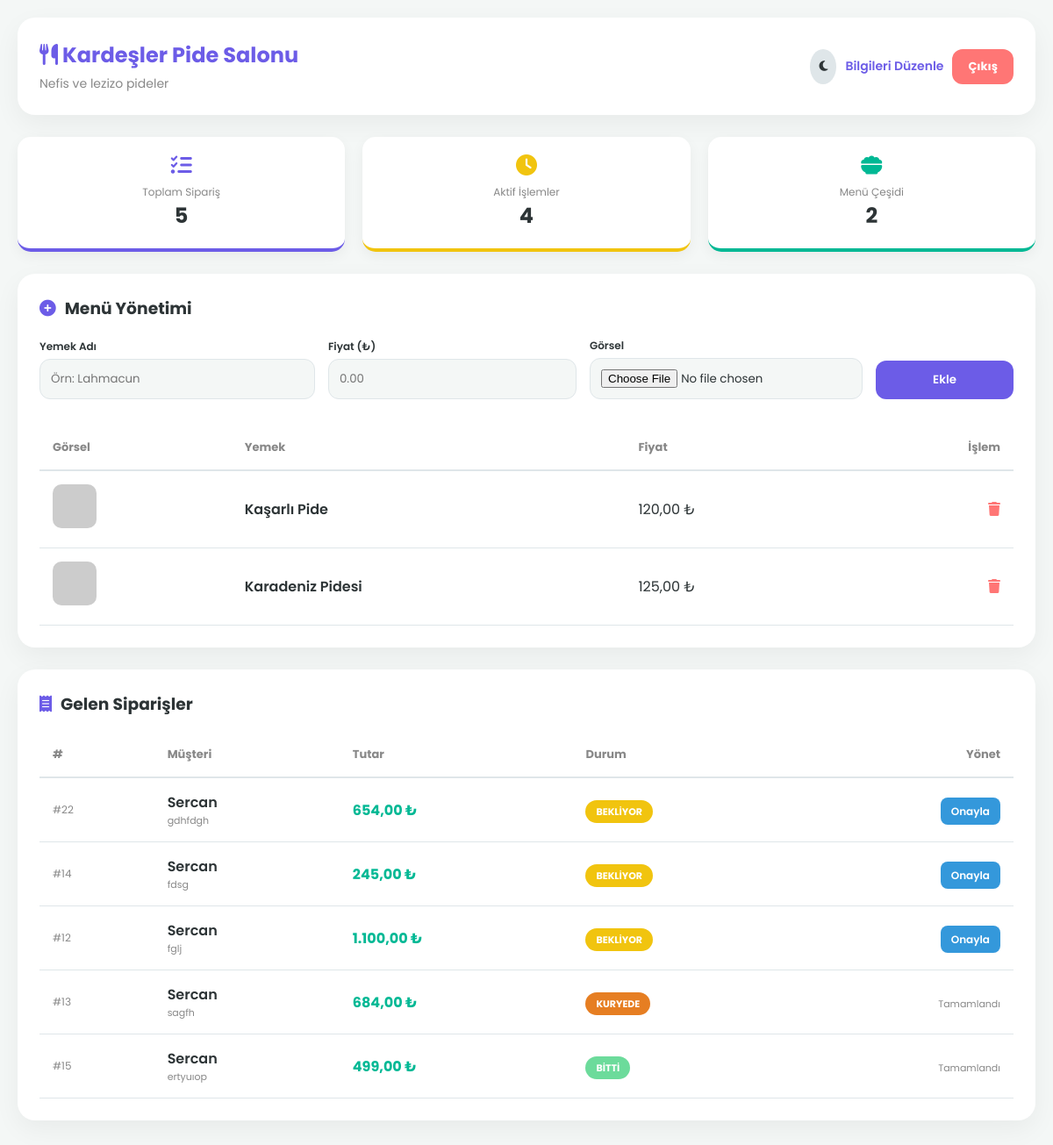
The app's page /seller/menu_add.php (signed in) with its own data.
### tables this page shows
CREATE TABLE `restaurants` (
  `id` int(11) NOT NULL,
  `seller_id` int(11) NOT NULL,
  `restaurant_name` varchar(255) NOT NULL,
  `description` text DEFAULT NULL,
  `created_at` timestamp NOT NULL DEFAULT current_timestamp(),
  `logo` varchar(255) NOT NULL,
  `rating` decimal(3,2) NOT NULL DEFAULT 0.00,
  `rating_count` int(11) NOT NULL DEFAULT 0
);

CREATE TABLE `menus` (
  `id` int(11) NOT NULL,
  `restaurant_id` int(11) NOT NULL,
  `item_name` varchar(255) NOT NULL,
  `price` decimal(10,2) NOT NULL,
  `image` varchar(255) DEFAULT NULL,
  `created_at` timestamp NOT NULL DEFAULT current_timestamp()
);

CREATE TABLE `orders` (
  `OrderID` int(11) NOT NULL,
  `CustomerID` int(11) NOT NULL,
  `RestaurantID` int(11) NOT NULL,
  `Total` decimal(10,2) NOT NULL,
  `Address` varchar(255) NOT NULL,
  `Status` enum('pending','preparing','on_the_way','delivered') DEFAULT 'pending',
  `OrderDate` timestamp NOT NULL DEFAULT current_timestamp(),
  `used_points` int(11) DEFAULT 0,
  `DeliveryProgress` int(11) DEFAULT 0,
  `on_the_way_at` datetime DEFAULT NULL
);

CREATE TABLE `users` (
  `id` int(11) NOT NULL,
  `fullname` varchar(100) NOT NULL,
  `email` varchar(100) NOT NULL,
  `password` varchar(255) NOT NULL,
  `role` enum('admin','seller','customer') NOT NULL,
  `created_at` timestamp NOT NULL DEFAULT current_timestamp(),
  `profile_image` varchar(255) DEFAULT NULL
);

### seller/menu_add.php (the view, shortened to what this page needs)
<?php
include "../db.php";
$seller_id = (int)$_SESSION["user_id"];
$restRes = mysqli_query($conn, "SELECT * FROM restaurants WHERE seller_id = '$seller_id' LIMIT 1");
$restaurant    = mysqli_fetch_assoc($restRes);
$restaurant_id = (int)$restaurant["id"];
$menus = mysqli_query($conn, "SELECT * FROM menus WHERE restaurant_id = '$restaurant_id' ORDER BY id DESC");
$orders = mysqli_query($conn, "SELECT o.*, u.fullname FROM orders o JOIN users u ON u.id = o.CustomerID WHERE o.RestaurantID = $restaurant_id ORDER BY CASE o.Status WHEN 'pending' THEN 1 WHEN 'preparing' THEN 2 WHEN 'on_the_way' THEN 3 WHEN 'delivered' THEN 4 ELSE 5 END, o.OrderDate DESC");
$total_orders = mysqli_num_rows($orders);
$active_orders = mysqli_num_rows(mysqli_query($conn, "SELECT OrderID FROM orders WHERE RestaurantID = $restaurant_id AND Status != 'delivered'"));
?>
<!DOCTYPE html>
<html lang="tr">
<head>
    <link rel="stylesheet" href="https://cdnjs.cloudflare.com/ajax/libs/font-awesome/6.5.1/css/all.min.css">
</head>
<body class="<?= ($_COOKIE['theme'] ?? 'light') === 'dark' ? 'dark-mode' : '' ?>">
<div class="container">
    <div class="header-box">
        <div class="header-info">
            <h2><i class="fa-solid fa-utensils"></i> <?= htmlspecialchars($restaurant["restaurant_name"]); ?></h2>
            <p style="margin:5px 0 0; color: #888; font-size:14px;"><?= htmlspecialchars($restaurant["description"]); ?></p>
        </div>
        <div class="header-actions">
            <button class="theme-toggle" onclick="toggleTheme()"><i class="fa-solid fa-moon"></i></button>
            <a href="restaurant_create.php" style="color:var(--primary); text-decoration:none; font-weight:600; font-size:14px;">Bilgileri Düzenle</a>
            <a href="../logout.php" style="background: #ff7675; color:white; padding:10px 18px; border-radius:12px; text-decoration:none; font-size:13px; font-weight:700;">Çıkış</a>
        </div>
    </div>
    <div class="stats-grid">
        <div class="stat-card">
            <i class="fa-solid fa-list-check"></i>
            <p style="margin:0; font-size:12px; color:#888;">Toplam Sipariş</p>
            <div><?= $total_orders ?></div>
        </div>
        <div class="stat-card" style="border-color: #f1c40f;">
            <i class="fa-solid fa-clock" style="color:#f1c40f;"></i>
            <p style="margin:0; font-size:12px; color:#888;">Aktif İşlemler</p>
            <div><?= $active_orders ?></div>
        </div>
        <div class="stat-card" style="border-color: var(--secondary);">
            <i class="fa-solid fa-bowl-food" style="color:var(--secondary);"></i>
            <p style="margin:0; font-size:12px; color:#888;">Menü Çeşidi</p>
            <div><?= mysqli_num_rows($menus) ?></div>
        </div>
    </div>
    <div class="content-card">
        <h3 class="section-title"><i class="fa-solid fa-plus-circle" style="color:var(--primary)"></i> Menü Yönetimi</h3>
        <form class="menu-form" method="post" enctype="multipart/form-data">
            <div style="display:flex; flex-direction:column; gap:5px;">
                <label style="font-size:12px; font-weight:600;">Yemek Adı</label>
                <input type="text" name="item_name" placeholder="Örn: Lahmacun" required>
            </div>
            <div style="display:flex; flex-direction:column; gap:5px;">
                <label style="font-size:12px; font-weight:600;">Fiyat (₺)</label>
                <input type="number" name="price" step="0.01" placeholder="0.00" required>
            </div>
            <div style="display:flex; flex-direction:column; gap:5px;">
                <label style="font-size:12px; font-weight:600;">Görsel</label>
                <input type="file" name="image" accept="image/*">
            </div>
            <button type="submit" class="btn-add">Ekle</button>
        </form>
        <table>
            <thead>
                <tr>
                    <th>Görsel</th>
                    <th>Yemek</th>
                    <th>Fiyat</th>
                    <th style="text-align:right;">İşlem</th>
                </tr>
            </thead>
            <tbody>
                <?php while ($m = mysqli_fetch_assoc($menus)): ?>
                <tr>
                    <td>
                        <img class="menu-img" src="<?= $m["image"] ? 'uploads/'.htmlspecialchars($m["image"]) : 'https://via.placeholder.com/50' ?>">
                    </td>
                    <td style="font-weight:600;"><?= htmlspecialchars($m["item_name"]); ?></td>
                    <td><?= number_format($m["price"], 2, ",", "."); ?> ₺</td>
                    <td style="text-align:right;">
                        <a href="?delete=<?= (int)$m["id"]; ?>" onclick="return confirm('Silsin mi?');" style="color:#ff7675; text-decoration:none;"><i class="fa-solid fa-trash"></i></a>
                    </td>
                </tr>
                <?php endwhile; ?>
            </tbody>
        </table>
    </div>
    <div class="content-card" id="orders">
        <h3 class="section-title"><i class="fa-solid fa-receipt" style="color:var(--primary)"></i> Gelen Siparişler</h3>
        <table>
            <thead>
                <tr>
                    <th>#</th>
                    <th>Müşteri</th>
                    <th>Tutar</th>
                    <th>Durum</th>
                    <th style="text-align:right;">Yönet</th>
                </tr>
            </thead>
            <tbody>
                <?php while ($o = mysqli_fetch_assoc($orders)):
                    $curr = $o["Status"];
                    $chipClass = "st-pending"; $stText = "Bekliyor";
                    if ($curr === "preparing") { $chipClass = "st-preparing"; $stText = "Hazırda"; }
                    elseif ($curr === "on_the_way") { $chipClass = "st-onway"; $stText = "Kuryede"; }
                    elseif ($curr === "delivered") { $chipClass = "st-delivered"; $stText = "Bitti"; }
                ?>
                <tr>
                    <td style="font-size:12px; color:#888;">#<?= $o["OrderID"] ?></td>
                    <td>
                        <div style="font-weight:600;"><?= htmlspecialchars($o["fullname"]) ?></div>
                        <div style="font-size:11px; color:#888;"><?= htmlspecialchars($o["Address"]) ?></div>
                    </td>
                    <td style="font-weight:700; color:var(--secondary);"><?= number_format($o["Total"], 2, ",", "."); ?> ₺</td>
                    <td><span class="chip <?= $chipClass ?>"><?= $stText ?></span></td>
                    <td style="text-align:right;">
                        <?php if ($curr === 'pending'): ?>
                            <a href="?order=<?= $o["OrderID"] ?>&status=preparing" class="action-btn btn-prep">Onayla</a>
                        <?php elseif ($curr === 'preparing'): ?>
                            <a href="?order=<?= $o["OrderID"] ?>&status=on_the_way" class="action-btn btn-ship">Kuryeye Ver</a>
                        <?php else: ?>
                            <span style="font-size:11px; color:#888;">Tamamlandı</span>
                        <?php endif; ?>
                    </td>
                </tr>
                <?php endwhile; ?>
            </tbody>
        </table>
    </div>
</div>
</body>
</html>

### seller/menu_add.php (style rules this page uses)
:root { --bg: #f4f7f6; --card: #ffffff; --text: #2d3436; --primary: #6c5ce7; --secondary: #00b894; --border: #dfe6e9; }
body { margin: 0; font-family: 'Poppins', sans-serif; background: var(--bg); color: var(--text); transition: all 0.3s ease; padding: 20px; }
.container { max-width: 1200px; margin: auto; }
.header-box { background: var(--card); padding: 25px; border-radius: 20px; display: flex; justify-content: space-between; align-items: center; box-shadow: 0 10px 30px rgba(0,0,0,0.05); margin-bottom: 25px; }
.header-info h2 { margin: 0; color: var(--primary); }
.header-actions { display: flex; gap: 10px; align-items: center; }
.stats-grid { display: grid; grid-template-columns: repeat(auto-fit, minmax(200px, 1fr)); gap: 20px; margin-bottom: 25px; }
.stat-card { background: var(--card); padding: 20px; border-radius: 15px; text-align: center; box-shadow: 0 5px 15px rgba(0,0,0,0.05); border-bottom: 4px solid var(--primary); }
.stat-card i { font-size: 24px; color: var(--primary); margin-bottom: 10px; }
.stat-card div { font-size: 24px; font-weight: 700; }
.content-card { background: var(--card); padding: 25px; border-radius: 20px; box-shadow: 0 10px 30px rgba(0,0,0,0.05); margin-bottom: 25px; }
.section-title { margin-top: 0; display: flex; align-items: center; gap: 10px; }
.menu-form { display: grid; grid-template-columns: 2fr 1fr 1.5fr 1fr; gap: 15px; align-items: end; margin-bottom: 30px; }
input, button { padding: 12px; border-radius: 12px; border: 1px solid var(--border); background: var(--bg); color: var(--text); font-family: inherit; }
button.btn-add { background: var(--primary); color: white; border: none; cursor: pointer; font-weight: 600; transition: 0.3s; }
table { width: 100%; border-collapse: collapse; margin-top: 15px; }
th { text-align: left; padding: 15px; color: #888; font-size: 13px; border-bottom: 2px solid var(--border); }
td { padding: 15px; border-bottom: 1px solid var(--border); }
.menu-img { width: 50px; height: 50px; border-radius: 10px; object-fit: cover; }
.chip { padding: 5px 12px; border-radius: 20px; font-size: 11px; font-weight: 700; color: white; text-transform: uppercase; }
.st-pending { background: #f1c40f; }
.st-onway { background: #e67e22; }
.st-delivered { background: #2ecc71; opacity: 0.7; }
.action-btn { text-decoration: none; padding: 7px 12px; border-radius: 8px; font-size: 12px; font-weight: 600; transition: 0.2s; }
.btn-prep { background: #3498db; color: white; }
.theme-toggle { background: var(--border); border: none; padding: 10px; border-radius: 50%; cursor: pointer; color: var(--text); }

### records on screen
restaurants: restaurant_name "Kardeşler Pide Salonu", description "Nefis ve lezizo pideler"
menus: item_name "Kaşarlı Pide", price "120,00"
menus: item_name "Karadeniz Pidesi", price "125,00"
orders: OrderID "22", users.fullname "Sercan", Address "gdhfdgh", Total "654,00", stText "BEKLIYOR"
orders: OrderID "14", users.fullname "Sercan", Address "fdsg", Total "245,00", stText "BEKLIYOR"
orders: OrderID "12", users.fullname "Sercan", Address "fglj", Total "1.100,00", stText "BEKLIYOR"
orders: OrderID "13", users.fullname "Sercan", Address "sagfh", Total "684,00", Status "KURYEDE", shows "Tamamlandı"
orders: OrderID "15", users.fullname "Sercan", Address "ertyuıop", Total "499,00", Status "BITTI", shows "Tamamlandı"

### other values on screen
$total_orders "5"
$active_orders "4"
mysqli_num_rows($menus) "2"
